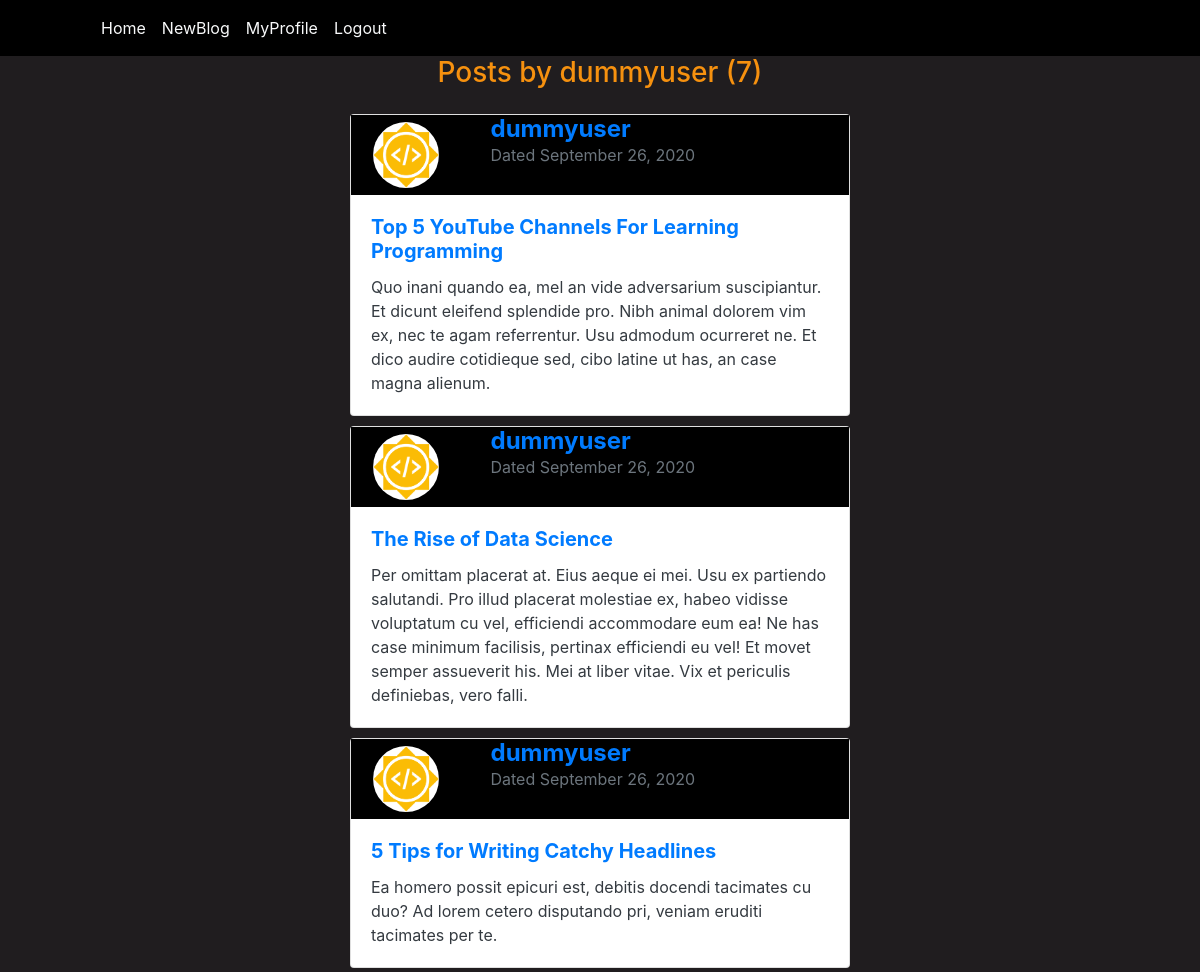
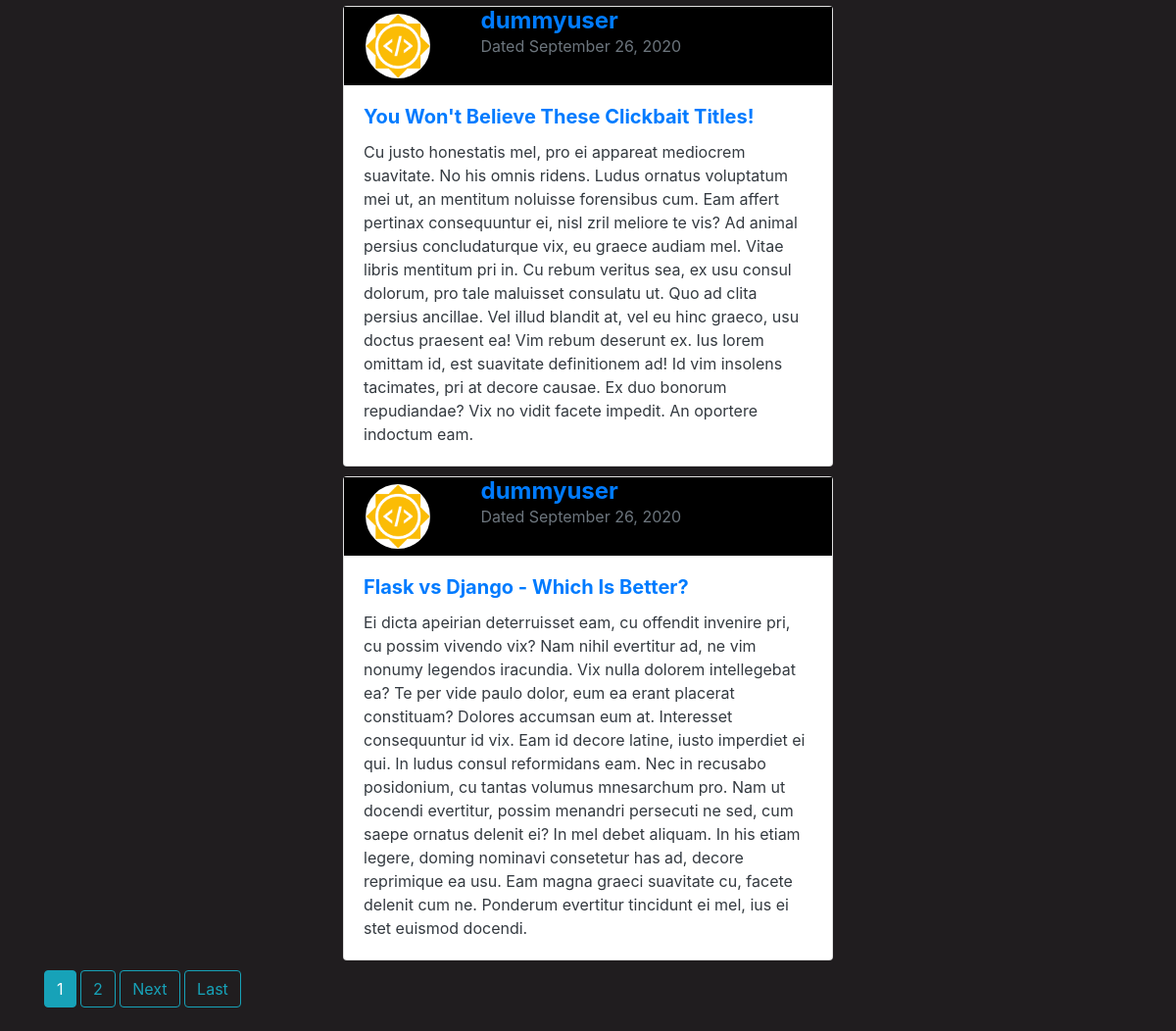
The page /blog/user/dummyuser (signed in) on the database its author committed (2 pictures, top to bottom).
### blog/models.py (models this page shows, shortened)
class Post(models.Model):
    title = models.CharField(max_length=100)
    content = models.TextField()
    date = models.DateTimeField(auto_now_add=True)
    author = models.ForeignKey(User,on_delete=models.CASCADE)

### users/models.py (models this page shows, shortened)
class Profile(models.Model):
    user = models.OneToOneField(User,on_delete=models.CASCADE)
    image = models.ImageField(default="default.png",upload_to="profile_pics")
    bio = models.TextField()

### blog/views.py (the view)
# urls.py: path('user/<str:username>',UserPostListView.as_view(),name='user_posts'),
class UserPostListView(ListView):
    model = Post
    template_name = 'blog/user_posts.html'
    context_object_name = 'posts'
    paginate_by = 5
    def get_queryset(self):
        user = get_object_or_404(User,username=self.kwargs.get('username'))
        return Post.objects.filter(author=user).order_by('-date')

### blog/templates/blog/user_posts.html (shortened to what this page needs)
{% extends "blog/base.html" %}
{% block body1 %}
    <h3 class="mb-4" style="text-align: center;">Posts by {{view.kwargs.username}} ({{page_obj.paginator.count}})</h3>
    {% for post in posts %}
        <div style="margin:10px;padding:auto;">
            <div class="card mx-auto"  style="width:500px">
                <div class="container">
                    <div class="row">
                    <div class="col-sm-3" style="background-color:black;">
                        <img class="card-img-top rounded-circle"  style="border-radius: 50%; height:80px; width:80px;padding:7px" src="{{post.author.profile.image.url}}" alt="Card image"/>
                    </div>
                    <div class="col-sm-9" style="background-color:black;">
                        <p>
                            <span class="h4 font-weight-bold">
                                <a href="{% url 'user_posts' post.author.username %}">{{post.author}}</a>
                            </span><br>
                            <span class = "text-muted">Dated {{post.date|date:"F d, Y"}}</span>
                        </p>
                    </div>
                    </div>
                </div>
                <div class="card-body text-dark">
                    {% if post.title %}
                        <div class="card-title h5 font-weight-bold">
                            <a href="{% url 'post_detail' post.id %}">{{post.title}}</a></div>
                    {% endif %}
                    <p class="card-text">
                        {{post.content}}
                    </p>
                </div>
            </div>
        </div>
    {% endfor %}
    {% if is_paginated %}
        {% for num in page_obj.paginator.page_range %}
            {% if page_obj.number == num %}
                <a class="btn btn-info mb-4" href="?page={{num}}">{{num}}</a>
            {% elif num > page_obj.number|add:'-3' and  num < page_obj.number|add:'3' %}
                <a class="btn btn-outline-info mb-4" href="?page={{num}}">{{num}}</a>
            {% endif %}
        {% endfor %}
        {% if page_obj.has_next %}
            <a class="btn btn-outline-info mb-4" href="?page={{page_obj.next_page_number}}">Next</a>
            <a class="btn btn-outline-info mb-4" href="?page={{page_obj.paginator.num_pages}}">Last</a>
        {% endif %}
    {% endif %}
{% endblock body1 %}

### blog/static/blog/main.css (style rules this page uses)
body { background-color: rgb(32, 29, 31); color:rgb(246, 145, 15) }

### rows shown on the page
Post: author.profile.image (picture), author "dummyuser", date "September 26, 2020", title "Top 5 YouTube Channels For Learning Programming", content "Quo inani quando ea, mel an vide adversarium suscipiantur. Et dicunt eleifend splendide pro. Nibh animal dolorem vim ex, nec te agam referrentur. Usu admodum ocurreret ne. Et dico audire cotidieque sed, cibo latine ut has, an case magna alienum."
Post: author.profile.image (picture), author "dummyuser", date "September 26, 2020", title "The Rise of Data Science", content "Per omittam placerat at. Eius aeque ei mei. Usu ex partiendo salutandi. Pro illud placerat molestiae ex, habeo vidisse voluptatum cu vel, efficiendi accommodare eum ea! Ne has case minimum facilisis, pertinax efficiendi eu vel! Et movet semper assueverit his. Mei at liber vitae. Vix et periculis definiebas, vero falli."
Post: author.profile.image (picture), author "dummyuser", date "September 26, 2020", title "5 Tips for Writing Catchy Headlines", content "Ea homero possit epicuri est, debitis docendi tacimates cu duo? Ad lorem cetero disputando pri, veniam eruditi tacimates per te."
Post: author.profile.image (picture), author "dummyuser", date "September 26, 2020", title "You Won't Believe These Clickbait Titles!", content "Cu justo honestatis mel, pro ei appareat mediocrem suavitate. No his omnis ridens. Ludus ornatus voluptatum mei ut, an mentitum noluisse forensibus cum. Eam affert pertinax consequuntur ei, nisl zril meliore te vis? Ad animal persius concludaturque vix, eu graece audiam mel. Vitae libris mentitum pri in. Cu rebum veritus sea, ex usu consul dolorum, pro tale maluisset consulatu ut. Quo ad clita persius ancillae. Vel illud blandit at, vel eu hinc graeco, usu doctus praesent ea! Vim rebum deserunt ex. Ius lorem omittam id, est suavitate definitionem ad! Id vim insolens tacimates, pri at decore causae. Ex duo bonorum repudiandae? Vix no vidit facete impedit. An oportere indoctum eam."
Post: author.profile.image (picture), author "dummyuser", date "September 26, 2020", title "Flask vs Django - Which Is Better?", content "Ei dicta apeirian deterruisset eam, cu offendit invenire pri, cu possim vivendo vix? Nam nihil evertitur ad, ne vim nonumy legendos iracundia. Vix nulla dolorem intellegebat ea? Te per vide paulo dolor, eum ea erant placerat constituam? Dolores accumsan eum at. Interesset consequuntur id vix. Eam id decore latine, iusto imperdiet ei qui. In ludus consul reformidans eam. Nec in recusabo posidonium, cu tantas volumus mnesarchum pro. Nam ut docendi evertitur, possim menandri persecuti ne sed, cum saepe ornatus delenit ei? In mel debet aliquam. In his etiam legere, doming nominavi consetetur has ad, decore reprimique ea usu. Eam magna graeci suavitate cu, facete delenit cum ne. Ponderum…"

### other values the page prints
{{ view.kwargs.username }} "dummyuser"
{{ page_obj.paginator.count }} "7"
{{ num }} "1"
{{ num }} "2"
